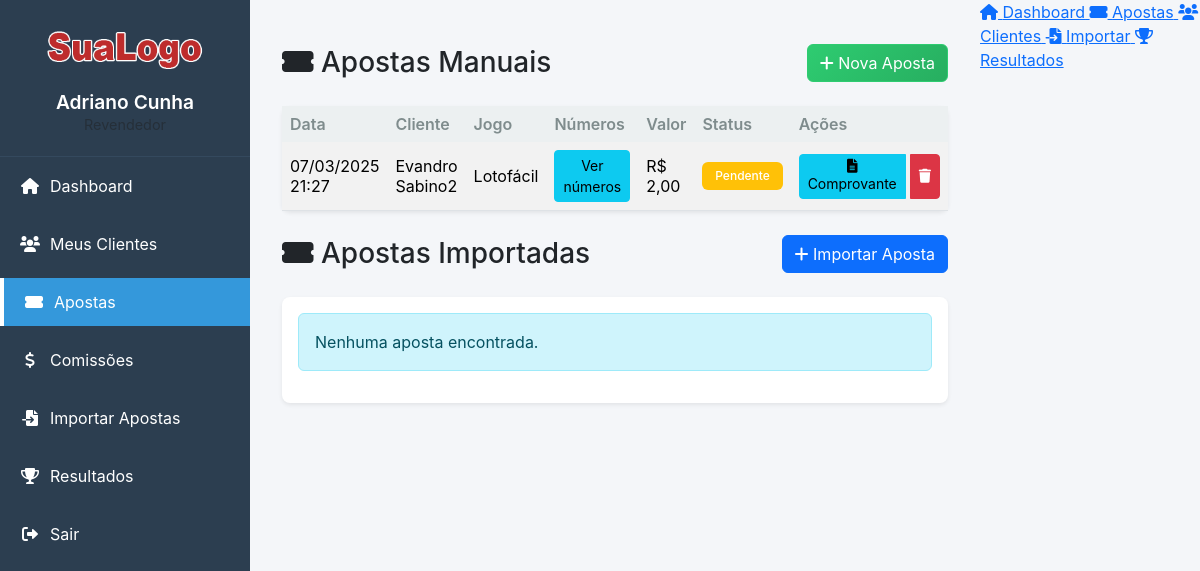
The app's page /revendedor/apostas.php (signed in) with its own data.
### tables this page shows
CREATE TABLE `apostas` (
  `id` int NOT NULL,
  `usuario_id` int DEFAULT NULL,
  `tipo_jogo_id` int DEFAULT NULL,
  `numeros` varchar(100) NOT NULL,
  `status` enum('pendente','aprovada','rejeitada') DEFAULT 'pendente',
  `comprovante_path` varchar(255) DEFAULT NULL,
  `created_at` timestamp NULL DEFAULT CURRENT_TIMESTAMP,
  `valor_aposta` decimal(10,2) DEFAULT NULL,
  `valor_premio` decimal(10,2) DEFAULT NULL,
  `revendedor_id` int DEFAULT NULL,
  `concurso` varchar(50) DEFAULT NULL,
  `processado` tinyint(1) DEFAULT '0',
  `acertos` int DEFAULT '0'
);

CREATE TABLE `usuarios` (
  `id` int NOT NULL,
  `nome` varchar(100) NOT NULL,
  `email` varchar(100) NOT NULL,
  `telefone` varchar(20) DEFAULT NULL,
  `whatsapp` varchar(20) DEFAULT NULL,
  `senha` varchar(255) NOT NULL,
  `tipo` enum('admin','usuario','revendedor') DEFAULT 'usuario',
  `created_at` timestamp NULL DEFAULT CURRENT_TIMESTAMP,
  `revendedor_id` int DEFAULT NULL,
  `comissao` decimal(5,2) DEFAULT '0.00',
  `data_cadastro` datetime DEFAULT CURRENT_TIMESTAMP,
  `status` tinyint(1) DEFAULT '1'
);

CREATE TABLE `jogos` (
  `id` int NOT NULL,
  `nome` varchar(255) NOT NULL,
  `quantidade_dezenas` int DEFAULT '6',
  `identificador_api` varchar(20) DEFAULT NULL,
  `titulo_importacao` varchar(100) DEFAULT NULL,
  `identificador_importacao` varchar(100) DEFAULT NULL,
  `numeros_total` int NOT NULL DEFAULT '100',
  `minimo_numeros` int NOT NULL DEFAULT '10',
  `maximo_numeros` int NOT NULL DEFAULT '25',
  `acertos_premio` int NOT NULL DEFAULT '10',
  `valor_aposta` decimal(10,2) NOT NULL DEFAULT '0.00',
  `valor_premio` decimal(10,2) NOT NULL DEFAULT '0.00',
  `numeros_disponiveis` int NOT NULL DEFAULT '60',
  `total_numeros` int NOT NULL DEFAULT '60',
  `dezenas` int NOT NULL DEFAULT '0',
  `dezenas_premiar` int NOT NULL DEFAULT '0',
  `valor` decimal(10,2) NOT NULL DEFAULT '0.00',
  `premio` decimal(10,2) NOT NULL DEFAULT '0.00',
  `status` tinyint(1) DEFAULT '1',
  `created_at` timestamp NULL DEFAULT CURRENT_TIMESTAMP,
  `data_criacao` timestamp NULL DEFAULT CURRENT_TIMESTAMP,
  `data_atualizacao` timestamp NULL DEFAULT CURRENT_TIMESTAMP ON UPDATE CURRENT_TIMESTAMP,
  `numero_concurso` varchar(10) DEFAULT NULL,
  `valor_acumulado` decimal(15,2) DEFAULT NULL,
  `data_proximo_concurso` date DEFAULT NULL,
  `valor_estimado_proximo` decimal(15,2) DEFAULT NULL,
  `api_nome` varchar(50) DEFAULT NULL
);

### revendedor/apostas.php (the view, shortened to what this page needs)
<?php
require_once '../config/database.php';
$where = "WHERE u.revendedor_id = ?";
$params = [$_SESSION['usuario_id']];
try {
    $stmt = $pdo->prepare("
        SELECT
            a.*,
            u.nome as nome_apostador,
            j.nome as nome_jogo,
            j.valor as valor_minimo,
            j.premio as premio_maximo,
            COALESCE(a.valor_premio, 0) as valor_premio
        FROM apostas a
        JOIN usuarios u ON a.usuario_id = u.id
        JOIN jogos j ON a.tipo_jogo_id = j.id
        $where
        ORDER BY a.created_at DESC
    ");
    $stmt->execute($params);
    $apostas = $stmt->fetchAll(PDO::FETCH_ASSOC);
    $stmt = $pdo->prepare("
        SELECT
            ai.id,
            ai.jogo_nome,
            ai.numeros,
            ai.valor_aposta,
            ai.valor_premio as valor_premio,
            ai.created_at,
            u.nome as apostador_nome,
            ai.whatsapp
        FROM
            apostas_importadas ai
            INNER JOIN usuarios u ON ai.usuario_id = u.id
        WHERE
            ai.revendedor_id = ?
        ORDER BY
            ai.created_at DESC
    ");
    $stmt->execute([$_SESSION['usuario_id']]);
    $apostas_importadas = $stmt->fetchAll(PDO::FETCH_ASSOC);
} catch (Exception $e) {
    error_log("Erro ao buscar apostas: " . $e->getMessage());
    $error = "Erro ao carregar os dados. Por favor, tente novamente.";
}
?>
<div class="container mt-4">
    <div class="d-flex justify-content-between align-items-center mb-4">
        <h1 class="h3 mb-0 text-gray-800">
            <i class="fas fa-ticket-alt"></i> Apostas Manuais
        </h1>
        <a href="criar_aposta.php" class="btn btn-success">
            <i class="fas fa-plus"></i> Nova Aposta
        </a>
    </div>
    <div class="card shadow-sm">
        <div class="card-body p-0">
            <div class="table-responsive">
                <table class="table table-striped">
                    <thead>
                        <tr>
                            <th>Data</th>
                            <th>Cliente</th>
                            <th>Jogo</th>
                            <th>Números</th>
                            <th>Valor</th>
                            <th>Status</th>
                            <th>Ações</th>
                        </tr>
                    </thead>
                    <tbody>
                        <?php foreach ($apostas as $aposta): ?>
                            <tr>
                                <td><?php echo date('d/m/Y H:i', strtotime($aposta['created_at'])); ?></td>
                                <td><?php echo $aposta['nome_apostador']; ?></td>
                                <td><?php echo $aposta['nome_jogo']; ?></td>
                                <td>
                                    <button type="button"
                                           class="btn btn-sm btn-info"
                                           data-bs-toggle="modal"
                                           data-bs-target="#modalNumerosManuais<?php echo $aposta['id']; ?>">
                                        Ver números
                                    </button>
                                </td>
                                <td>R$ <?php echo number_format($aposta['valor_aposta'], 2, ',', '.'); ?></td>
                                <td>
                                    <span class="badge bg-<?php echo $aposta['status'] === 'aprovada' ? 'success' : 'warning'; ?>">
                                        <?php echo ucfirst($aposta['status']); ?>
                                    </span>
                                </td>
                                <td>
                                    <div class="btn-group">
                                        <a href="../admin/gerar_comprovante.php?usuario_id=<?php echo $aposta['usuario_id']; ?>&jogo=<?php echo urlencode($aposta['nome_jogo']); ?>&aposta_id=<?php echo $aposta['id']; ?>"
                                           class="btn btn-sm btn-info"
                                           target="_blank">
                                            <i class="fas fa-file-alt"></i> Comprovante
                                        </a>
                                        <button type="button"
                                                class="btn btn-sm btn-danger"
                                                onclick="excluirAposta(<?php echo $aposta['id']; ?>)">
                                            <i class="fas fa-trash"></i>
                                        </button>
                                    </div>
                                </td>
                            </tr>
                        <?php endforeach; ?>
                    </tbody>
                </table>
            </div>
        </div>
    </div>
</div>
<div class="container mt-4">
    <div class="d-flex justify-content-between align-items-center mb-4">
        <h1 class="h3 mb-0 text-gray-800">
            <i class="fas fa-ticket-alt"></i> Apostas Importadas
        </h1>
        <a href="importar_apostas.php" class="btn btn-primary">
            <i class="fas fa-plus"></i> Importar Aposta
        </a>
    </div>
    <div class="card shadow-sm">
        <div class="card-body">
            <?php if (empty($apostas_importadas)): ?>
                <div class="alert alert-info">
                    Nenhuma aposta encontrada.
                </div>
            <?php endif; ?>
        </div>
    </div>
</div>
<link rel="stylesheet" href="../assets/css/bootstrap.min.css">
<link rel="stylesheet" href="../assets/css/style.css">
<link rel="stylesheet" href="https://cdnjs.cloudflare.com/ajax/libs/font-awesome/6.0.0/css/all.min.css">
<link rel="stylesheet" href="../assets/css/mobile.css">
</body>
<?php
require_once 'includes/layout.php';
?>

### assets/css/style.css (style rules this page uses)
:root { --primary-blue: #2c3e50; --secondary-blue: #34495e; --highlight-blue: #3498db; --primary-green: #2ecc71; --secondary-green: #27ae60; --background-light: #f4f6f9; --light-gray: #ecf0f1; --dark-gray: #7f8c8d; --danger: #e74c3c; --warning: #f39c12; --success: #27ae60; }
body { display: flex; min-height: 100vh; background-color: var(--background-light); margin: 0; font-family: -apple-system, BlinkMacSystemFont, 'Segoe UI', Roboto, Oxygen, Ubuntu, Cantarell, 'Open Sans', 'Helvetica Neue', sans-serif; }
.card { border: none; border-radius: 8px; box-shadow: 0 2px 10px rgba(0,0,0,0.1); margin-bottom: 20px; }
.btn-success { background-color: var(--primary-green); border-color: var(--primary-green); }
.table { margin-bottom: 0; }
.table th { font-weight: 600; color: var(--dark-gray); background-color: var(--light-gray); border-bottom: none; }
.table td { vertical-align: middle; }
.badge { padding: 0.5rem 0.8rem; font-weight: 500; }

### revendedor/apostas.php (style rules this page uses)
.card { border: none; border-radius: 0.5rem; box-shadow: 0 2px 4px rgba(0, 0, 0, 0.05); }
.table > :not(caption) > * > * { padding: 1rem; }
.badge { padding: 0.5rem 0.8rem; font-weight: 500; }
.btn-success { background: linear-gradient(135deg, var(--primary-green), var(--secondary-green)) !important; border: none; }
.table th { background-color: #f8f9fa; color: #495057; }
.table { margin-bottom: 0; }
.table th { background-color: #f8f9fa; border-bottom: 2px solid #dee2e6; }
.table td { vertical-align: middle; }
.btn-group { display: flex; gap: 5px; }
.btn-sm { padding: 0.25rem 0.5rem; font-size: 0.875rem; }
.badge { padding: 0.5em 0.75em; font-weight: 500; }
.bg-warning { background-color: #ffc107 !important; }
.btn-info { color: #fff; background-color: #17a2b8; border-color: #17a2b8; }
.btn-danger { color: #fff; background-color: #dc3545; border-color: #dc3545; }

### records on screen
apostas: created_at "07/03/2025 21:27", usuario.nome "Evandro Sabino2", jogos.nome "Lotofácil", valor_aposta "2,00", status "Pendente"

### other values on screen
$_SESSION['nome'] "Adriano Cunha"
